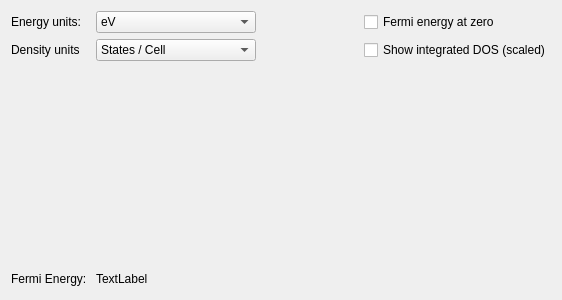
<?xml version="1.0" encoding="UTF-8"?>
<ui version="4.0">
 <class>Tab_DOS</class>
 <widget class="QWidget" name="Tab_DOS">
  <property name="geometry">
   <rect>
    <x>0</x>
    <y>0</y>
    <width>562</width>
    <height>300</height>
   </rect>
  </property>
  <property name="windowTitle">
   <string>Spectra Tab</string>
  </property>
  <layout class="QGridLayout" name="gridLayout">
   <item row="0" column="0">
    <widget class="QLabel" name="label_4">
     <property name="text">
      <string>Energy units:</string>
     </property>
    </widget>
   </item>
   <item row="1" column="0">
    <widget class="QLabel" name="label_3">
     <property name="text">
      <string>Density units</string>
     </property>
    </widget>
   </item>
   <item row="4" column="0">
    <spacer name="verticalSpacer">
     <property name="orientation">
      <enum>Qt::Vertical</enum>
     </property>
     <property name="sizeHint" stdset="0">
      <size>
       <width>20</width>
       <height>40</height>
      </size>
     </property>
    </spacer>
   </item>
   <item row="6" column="0">
    <widget class="QLabel" name="label">
     <property name="text">
      <string>Fermi Energy: </string>
     </property>
    </widget>
   </item>
   <item row="6" column="2">
    <spacer name="horizontalSpacer">
     <property name="orientation">
      <enum>Qt::Horizontal</enum>
     </property>
     <property name="sizeHint" stdset="0">
      <size>
       <width>40</width>
       <height>20</height>
      </size>
     </property>
    </spacer>
   </item>
   <item row="6" column="1">
    <widget class="QLabel" name="label_fermi">
     <property name="text">
      <string>TextLabel</string>
     </property>
    </widget>
   </item>
   <item row="1" column="1" colspan="2">
    <widget class="QComboBox" name="combo_density">
     <item>
      <property name="text">
       <string>States / Cell</string>
      </property>
     </item>
     <item>
      <property name="text">
       <string>States / Atom</string>
      </property>
     </item>
    </widget>
   </item>
   <item row="0" column="1" colspan="2">
    <widget class="QComboBox" name="combo_energy">
     <item>
      <property name="text">
       <string>eV</string>
      </property>
     </item>
    </widget>
   </item>
   <item row="0" column="4">
    <widget class="QCheckBox" name="cb_fermi">
     <property name="text">
      <string>Fermi energy at zero</string>
     </property>
    </widget>
   </item>
   <item row="1" column="4">
    <widget class="QCheckBox" name="cb_toggleIntegrated">
     <property name="text">
      <string>Show integrated DOS (scaled)</string>
     </property>
    </widget>
   </item>
   <item row="0" column="3">
    <spacer name="horizontalSpacer_2">
     <property name="orientation">
      <enum>Qt::Horizontal</enum>
     </property>
     <property name="sizeHint" stdset="0">
      <size>
       <width>40</width>
       <height>20</height>
      </size>
     </property>
    </spacer>
   </item>
  </layout>
 </widget>
 <resources/>
 <connections/>
</ui>
